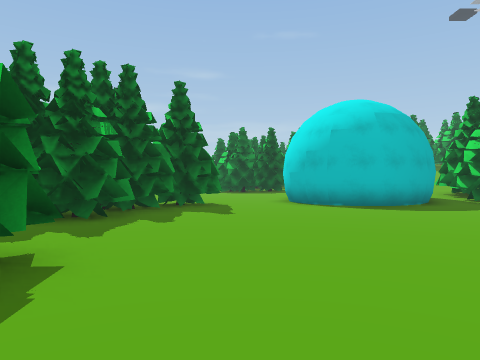
view 1 (above)

18 first-person views from a walk through a Unity game level. The camera is 1.5 m above the floor, looks level and sees 70° across. The floor is counted in squares, 2 m on a side. Each view is taken from the middle of a square. On the plan, view 1 faces up. The plan holds only what a view shows up to about 11 squares ahead; the rest is blank. The place goes on beyond the plan. Some surface patterns are stand-ins.

view 2
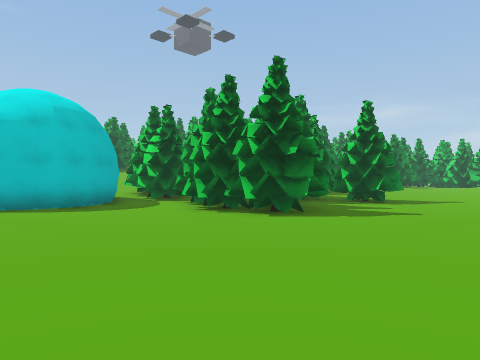

view 3
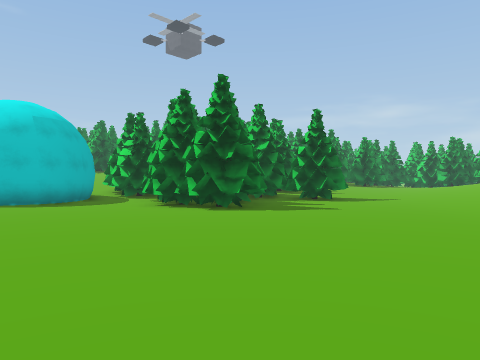

view 4
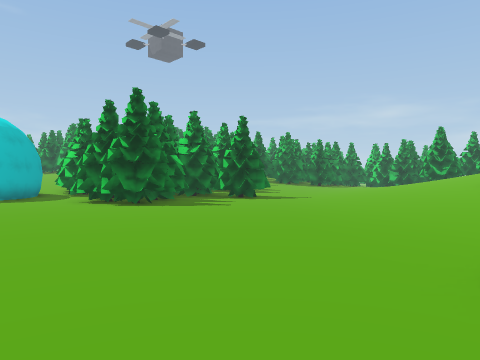

view 5
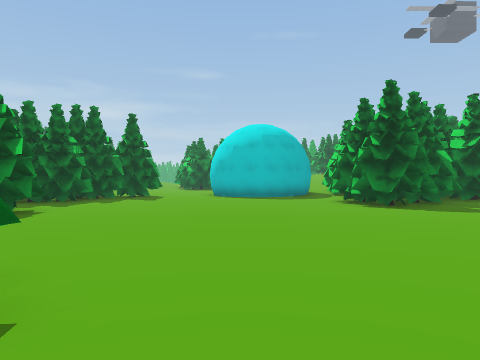

view 6
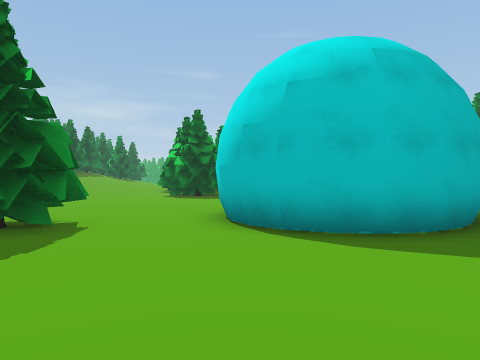

view 7
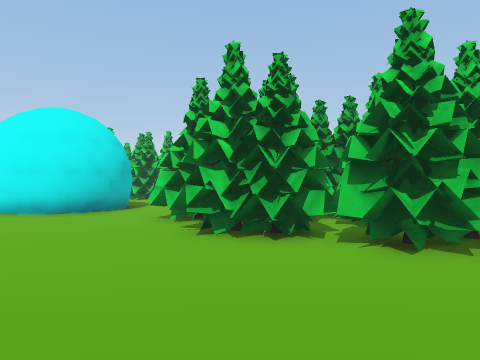

view 8
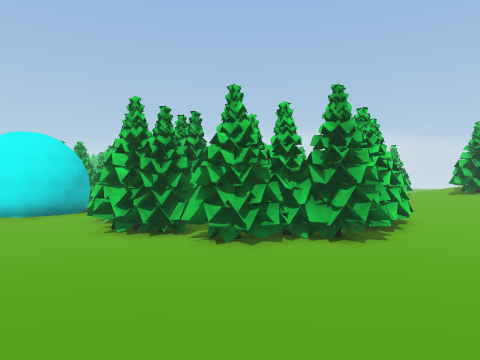

view 9
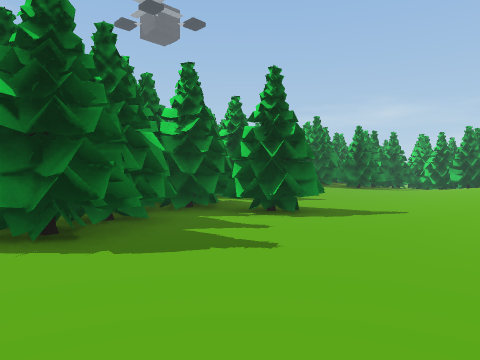

view 10
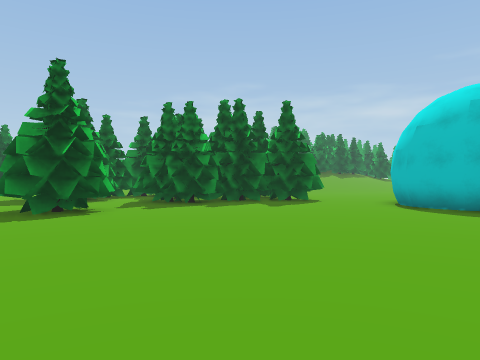

view 11
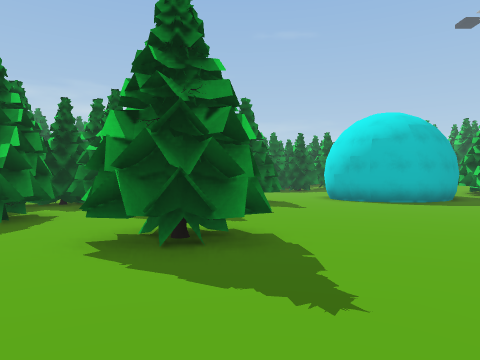

view 12
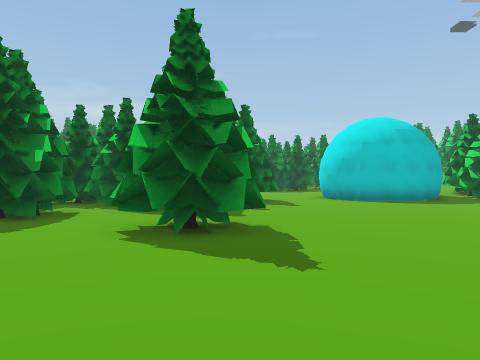

view 13
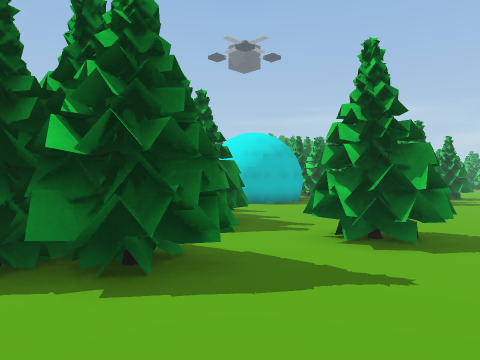

view 14
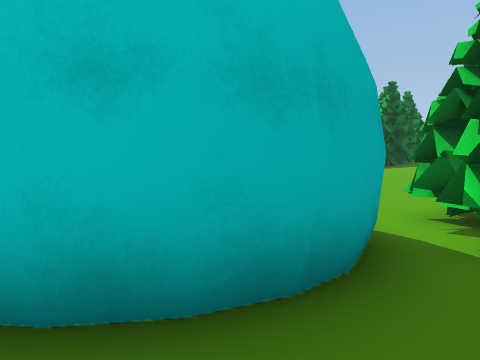

view 15
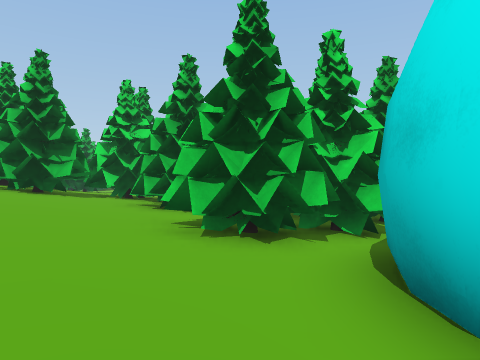

view 16
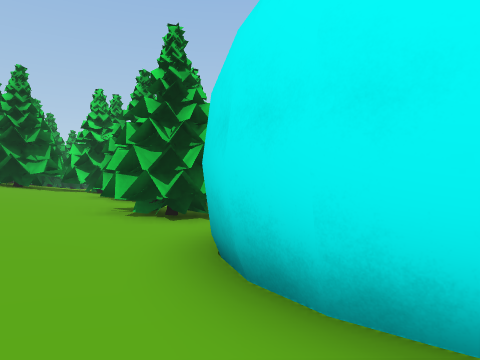

view 17
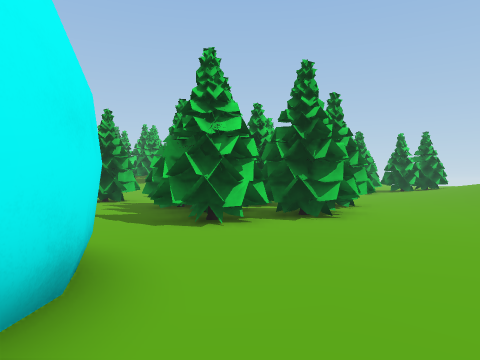

view 18
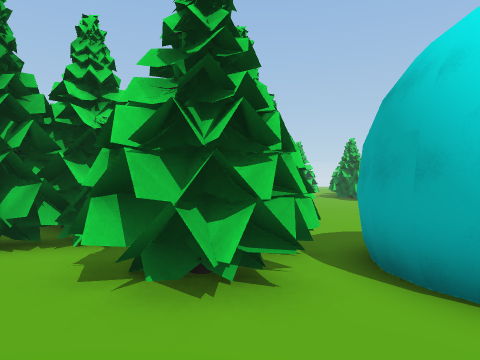

### Floor plan
Key: @ floor where view 1 was taken; # wall or solid block; . main floor; : floor 0.25 m higher than the main floor; + floor 0.5 m higher than the main floor; * floor 0.75 m higher than the main floor; % floor 1 m higher than the main floor; & floor 1.25 m higher than the main floor; $ floor 1.5 m higher than the main floor.
Columns run from 13 left of view 1 to 18 right of it. Each row starts with its distance up from view 1.
 16 & **+ :.  ..... :+++**%
 15  **++:.......... :+++**%&&$
 14 *+++::..........###+++**%&&#
 13 +++::..........## ##+##+**%##
 12  +::....###....#   ####+##*#
 11  ::..########..## #######  #
 10  ....########...###.##
  9  ..#########........##
  8  ..#########........##
  7   ..########........######
  6   ..# #####.........###### .::
  5   :.####............###..##..::
  4   :::###............##.......:::
  3   ++:###.###................::++
  2     +::..###...............:++++
  1      +::..................:+
  0     + +: ....@...........:++
 -1          :..............:++*
 -2           ... .........:++**
 -3            .  #.......:++**
 -4                ......:++
 -5                ..

Positions as (right, up) in squares from view 1, and headings:
1: (0, 0), facing up
2: (1, 0), facing up-right
3: (1, -2), facing up-right
4: (2, -5), facing up-right
5: (3, -5), facing up
6: (2, 5), facing up
7: (-9, 16), facing down-right
8: (-13, 16), facing down-right
9: (6, 0), facing up-right
10: (6, 0), facing up-left
11: (-2, -2), facing up
12: (-2, -3), facing up
13: (-9, 0), facing up-right
14: (5, 8), facing up
15: (5, 16), facing down-right
16: (3, 16), facing down-right
17: (3, 16), facing down-left
18: (8, 16), facing down
